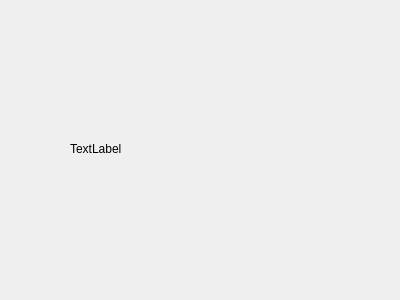
<?xml version="1.0" encoding="UTF-8"?>
<ui version="4.0">
 <class>Watcher</class>
 <widget class="QWidget" name="Watcher">
  <property name="geometry">
   <rect>
    <x>0</x>
    <y>0</y>
    <width>400</width>
    <height>300</height>
   </rect>
  </property>
  <property name="windowTitle">
   <string>Watcher</string>
  </property>
  <widget class="QWidget" name="subplt1" native="true">
   <property name="geometry">
    <rect>
     <x>40</x>
     <y>20</y>
     <width>151</width>
     <height>111</height>
    </rect>
   </property>
  </widget>
  <widget class="QLabel" name="subtitle1">
   <property name="geometry">
    <rect>
     <x>70</x>
     <y>140</y>
     <width>67</width>
     <height>17</height>
    </rect>
   </property>
   <property name="text">
    <string>TextLabel</string>
   </property>
  </widget>
 </widget>
 <resources/>
 <connections/>
</ui>
